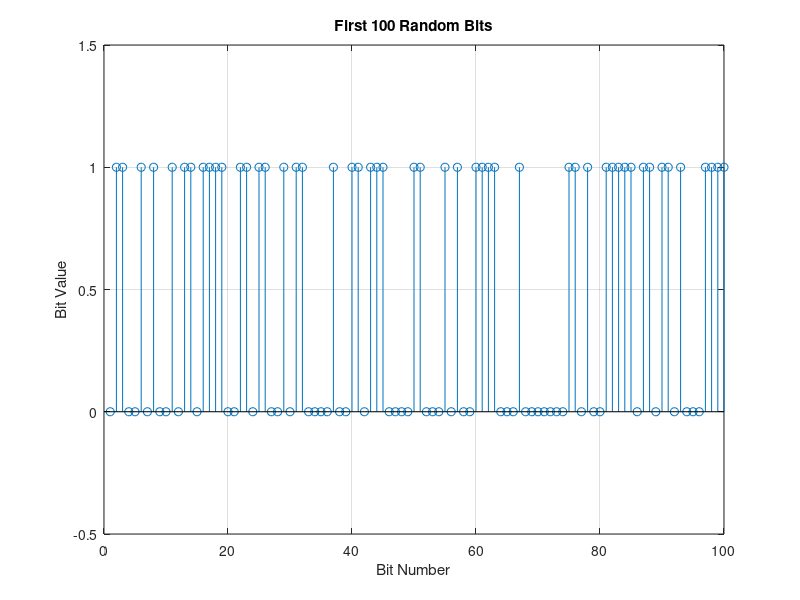

Recreate this plot in MATLAB.
% Clear the Command Window
clc;

% Clear all variables from the workspace
clear;

% Set the number of bits to simulate
N = 10000;

% Set the signal amplitude
A = 1;

% Set the SNR values in decibels
SNR_dB = [0 3 6 12];

% Generate N random bits (0 or 1)
bits = randi([0 1], 1, N);

% Plot the first 100 random bits
figure;
stem(1:100, bits(1:100));
xlabel('Bit Number');
ylabel('Bit Value');
title('First 100 Random Bits');
ylim([-0.5 1.5]);
grid on;
